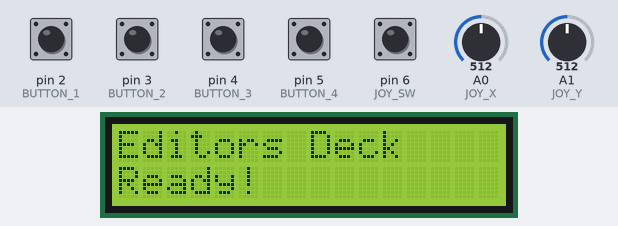
This sketch was run on a simulated Arduino Uno, built with avr-gcc and run on an emulated ATmega328P. On the bench: 16×2 character LCD. The test bench sets the inputs (shaded band); at power-on: pin 2 (BUTTON_1), pin 3 (BUTTON_2), pin 4 (BUTTON_3), pin 5 (BUTTON_4), pin 6 (JOY_SW) HIGH, A0 (JOY_X) = 512, A1 (JOY_Y) = 512. What the sketch prints to the serial monitor is not drawn.

Above: at 0.1 s.
2.8 s: A0 (JOY_X) set to 649
4.3 s: A0 (JOY_X) set to 667
At 5.5 s:
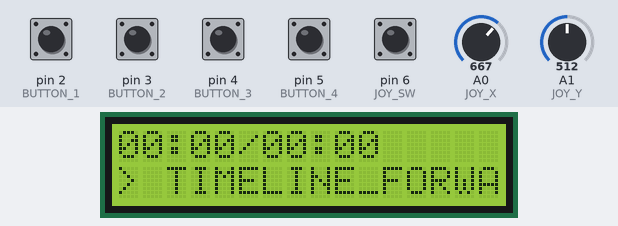
5.8 s: A1 (JOY_Y) set to 663
8.8 s: A1 (JOY_Y) set to 684
At 9.6 s:
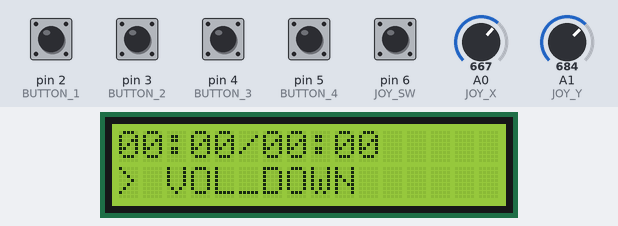
10.5 s: pin 2 (BUTTON_1) pulled LOW for 0.15 s
At 10.54 s:
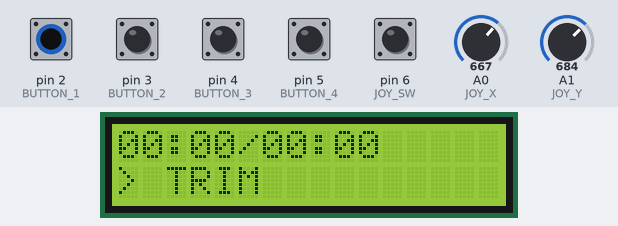
12.1 s: pin 3 (BUTTON_2) pulled LOW for 0.15 s
At 12.23 s:
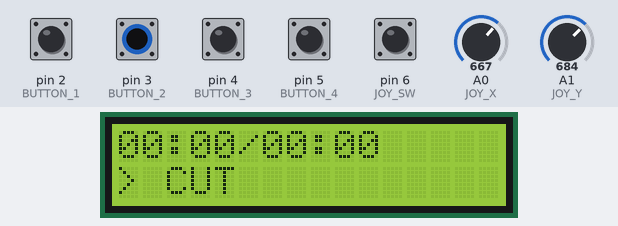
Timing chart, 0 to 14.8 s (numbered marks = the images above; inputs shaded):
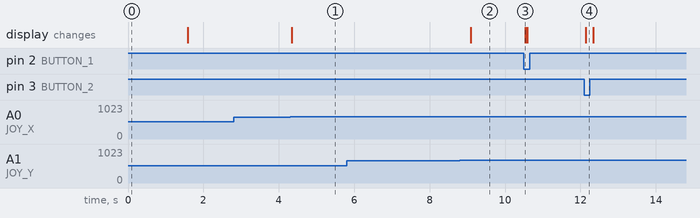

Measured:
- the behaviour switches between 656 and 657 on A0 (JOY_X) (found by bisection; images 0 and 1)
- the behaviour switches between 671 and 672 on A1 (JOY_Y) (found by bisection; images 1 and 2)
- after the input at 2.8 s, every drawn part: stays the same
- after the input at 4.3 s, the display: changes after 0.05 s (image 1)
- after the input at 5.8 s, every drawn part: stays the same
- after the input at 8.8 s, the display: changes after 0.29 s (image 2)
- after the input at 10.5 s, the display: changes at once (image 3)
- after the input at 12.1 s, the display: changes at once (image 4)

The sketch:

editors_deck.ino
```cpp
#include <Wire.h>
#include <LiquidCrystal_I2C.h>

// =====================================================
// PIN DEFINITIONS
// =====================================================

const int JOY_X  = A0;
const int JOY_Y  = A1;
const int JOY_SW = 6;

const int BUTTON_1 = 2;
const int BUTTON_2 = 3;
const int BUTTON_3 = 4;
const int BUTTON_4 = 5;

// =====================================================
// JOYSTICK CALIBRATION
// =====================================================

const int CENTER_X = 506; //Change this to the value obtained from File 1. joystick calibration
const int CENTER_Y = 511; //Change this to the value obtained from File 1. joystick calibration

const int DEADZONE = 150; //Change this to the value obtained from File 1. joystick calibration

// =====================================================
// TIMING
// =====================================================

const unsigned long ACTION_DELAY = 250;
const unsigned long DOUBLE_PRESS_TIME = 400;
const unsigned long GESTURE_TIME = 500;

unsigned long lastJoyAction = 0;

// =====================================================
// LCD
// =====================================================

LiquidCrystal_I2C lcd(0x27, 16, 2);

// =====================================================
// BUTTON STATE
// =====================================================

bool lastButtonState[4] = {
  HIGH, HIGH, HIGH, HIGH
};

unsigned long lastButtonPress[4] = {
  0, 0, 0, 0
};

// =====================================================
// LCD DISPLAY
// =====================================================

void showLCD(const char* action) {

  lcd.setCursor(0, 0);
  lcd.print("00:00/00:00    ");

  lcd.setCursor(0, 1);
  lcd.print("                ");

  lcd.setCursor(0, 1);
  lcd.print("> ");
  lcd.print(action);
}

// =====================================================
// SEND COMMAND
// =====================================================

void sendCommand(const char* command) {

  Serial.println(command);
  showLCD(command);
}

// =====================================================
// BUTTON HANDLER
// =====================================================

void checkButton(int index, int pin, const char* command) {

  bool currentState = digitalRead(pin);

  // Button just pressed
  if (lastButtonState[index] == HIGH &&
      currentState == LOW) {

    unsigned long now = millis();

    // Double press
    if (now - lastButtonPress[index] <= DOUBLE_PRESS_TIME) {

      sendCommand("PLAY_PAUSE");

      // Reset so triple-click doesn't trigger another double
      lastButtonPress[index] = 0;
    }

    // Single press
    else {

      sendCommand(command);

      lastButtonPress[index] = now;
    }
  }

  lastButtonState[index] = currentState;
}

// =====================================================
// JOYSTICK
// =====================================================

void checkJoystick() {

  unsigned long now = millis();

  if (now - lastJoyAction < ACTION_DELAY) {
    return;
  }

  int x = analogRead(JOY_X);
  int y = analogRead(JOY_Y);

  int dx = x - CENTER_X;
  int dy = y - CENTER_Y;

  // ---------------------------------------------------
  // JOYSTICK BUTTON
  // ---------------------------------------------------

  if (digitalRead(JOY_SW) == LOW) {

    sendCommand("JOY_SW");

    lastJoyAction = now;

    delay(200);
    return;
  }

  // ---------------------------------------------------
  // CENTER
  // ---------------------------------------------------

  if (abs(dx) < DEADZONE &&
      abs(dy) < DEADZONE) {

    return;
  }

  // ---------------------------------------------------
  // HORIZONTAL MOVEMENT
  // ---------------------------------------------------

  if (abs(dx) > abs(dy)) {

    if (dx < -DEADZONE) {

      sendCommand("TIMELINE_BACK");

      lastJoyAction = now;
      return;
    }

    if (dx > DEADZONE) {

      sendCommand("TIMELINE_FORWARD");

      lastJoyAction = now;
      return;
    }
  }

  // ---------------------------------------------------
  // VERTICAL MOVEMENT
  // ---------------------------------------------------

  else {

    if (dy < -DEADZONE) {

      // Check whether user immediately moves right/left
      delay(80);

      int newX = analogRead(JOY_X);
      int newDx = newX - CENTER_X;

      if (newDx > DEADZONE) {

        sendCommand("REDO");
      }

      else if (newDx < -DEADZONE) {

        sendCommand("UNDO");
      }

      else {

        sendCommand("VOL_UP");
      }

      lastJoyAction = millis();
      return;
    }

    if (dy > DEADZONE) {

      sendCommand("VOL_DOWN");

      lastJoyAction = now;
      return;
    }
  }
}

// =====================================================
// SETUP
// =====================================================

void setup() {

  Serial.begin(115200);

  // Joystick
  pinMode(JOY_SW, INPUT_PULLUP);

  // Buttons
  pinMode(BUTTON_1, INPUT_PULLUP);
  pinMode(BUTTON_2, INPUT_PULLUP);
  pinMode(BUTTON_3, INPUT_PULLUP);
  pinMode(BUTTON_4, INPUT_PULLUP);

  // LCD
  lcd.init();
  lcd.backlight();

  lcd.clear();

  lcd.setCursor(0, 0);
  lcd.print("Editors Deck");

  lcd.setCursor(0, 1);
  lcd.print("Ready!");

  delay(1500);

  lcd.clear();

  Serial.println("EDITORS DECK READY");
}

// =====================================================
// LOOP
// =====================================================

void loop() {

  // Joystick
  checkJoystick();

  // Buttons
  checkButton(0, BUTTON_1, "TRIM");
  checkButton(1, BUTTON_2, "CUT");
  checkButton(2, BUTTON_3, "COPY");
  checkButton(3, BUTTON_4, "DELETE");

}
```
